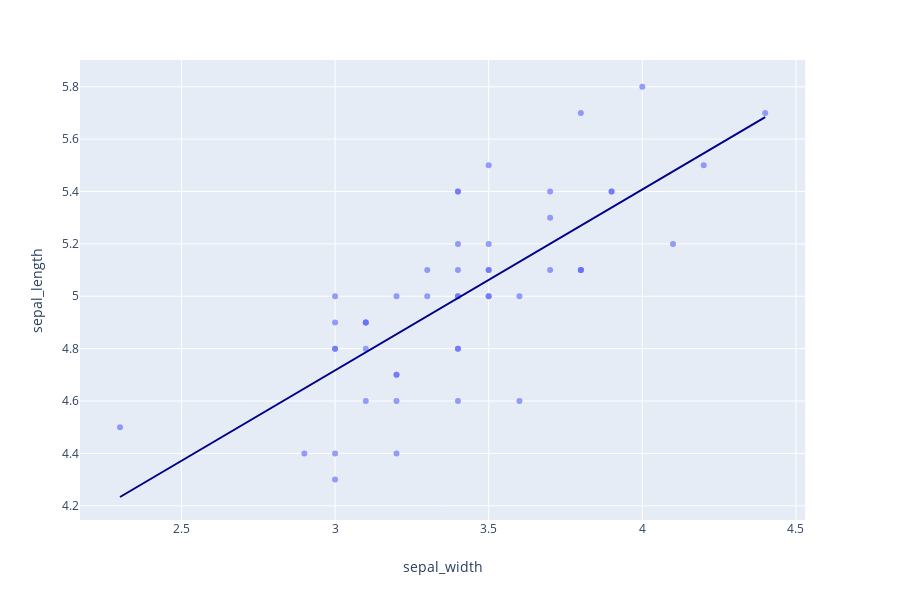

The code cell stored with this chart in its notebook:
### Code cell
import plotly.express as px


df = px.data.iris().iloc[0:50]
fig = px.scatter(
    df, x='sepal_width', y='sepal_length', opacity=0.65,
    trendline='ols', trendline_color_override='darkblue'
)
fig.show()

### Figure 1 — Plotly figure (JSON) as saved in the notebook; plotly's stock layout.template omitted (floating-point values rounded to 4 significant figures)
{"data": [{"hoverlabel": {"namelength": 0}, "hovertemplate": "sepal_width=%{x}<br>sepal_length=%{y}", "legendgroup": "", "marker": {"color": "#636efa", "opacity": 0.65, "symbol": "circle"}, "mode": "markers", "name": "", "showlegend": false, "type": "scatter", "x": [3.5, 3, 3.2, 3.1, 3.6, 3.9, 3.4, 3.4, 2.9, 3.1, 3.7, 3.4, 3, 3, 4, 4.4, 3.9, 3.5, 3.8, 3.8, 3.4, 3.7, 3.6, 3.3, 3.4, 3, 3.4, 3.5, 3.4, 3.2, 3.1, 3.4, 4.1, 4.2, 3.1, 3.2, 3.5, 3.1, 3, 3.4, 3.5, 2.3, 3.2, 3.5, 3.8, 3, 3.8, 3.2, 3.7, 3.3], "xaxis": "x", "y": [5.1, 4.9, 4.7, 4.6, 5, 5.4, 4.6, 5, 4.4, 4.9, 5.4, 4.8, 4.8, 4.3, 5.8, 5.7, 5.4, 5.1, 5.7, 5.1, 5.4, 5.1, 4.6, 5.1, 4.8, 5, 5, 5.2, 5.2, 4.7, 4.8, 5.4, 5.2, 5.5, 4.9, 5, 5.5, 4.9, 4.4, 5.1, 5, 4.5, 4.4, 5, 5.1, 4.8, 5.1, 4.6, 5.3, 5], "yaxis": "y"}, {"hoverlabel": {"namelength": 0}, "hovertemplate": "<b>OLS trendline</b><br>sepal_length = 0.690854 * sepal_width + 2.644660<br>R<sup>2</sup>=0.557681<br><br>sepal_width=%{x}<br>sepal_length=%{y} <b>(trend)</b>", "legendgroup": "", "line": {"color": "darkblue"}, "marker": {"color": "#636efa", "symbol": "circle"}, "mode": "lines", "name": "", "showlegend": false, "type": "scatter", "x": [2.3, 2.9, 3, 3, 3, 3, 3, 3, 3.1, 3.1, 3.1, 3.1, 3.1, 3.2, 3.2, 3.2, 3.2, 3.2, 3.3, 3.3, 3.4, 3.4, 3.4, 3.4, 3.4, 3.4, 3.4, 3.4, 3.4, 3.5, 3.5, 3.5, 3.5, 3.5, 3.5, 3.6, 3.6, 3.7, 3.7, 3.7, 3.8, 3.8, 3.8, 3.8, 3.9, 3.9, 4, 4.1, 4.2, 4.4], "xaxis": "x", "y": [4.234, 4.648, 4.717, 4.717, 4.717, 4.717, 4.717, 4.717, 4.786, 4.786, 4.786, 4.786, 4.786, 4.855, 4.855, 4.855, 4.855, 4.855, 4.924, 4.924, 4.994, 4.994, 4.994, 4.994, 4.994, 4.994, 4.994, 4.994, 4.994, 5.063, 5.063, 5.063, 5.063, 5.063, 5.063, 5.132, 5.132, 5.201, 5.201, 5.201, 5.27, 5.27, 5.27, 5.27, 5.339, 5.339, 5.408, 5.477, 5.546, 5.684], "yaxis": "y"}], "layout": {"height": 600, "legend": {"tracegroupgap": 0}, "margin": {"t": 60}, "xaxis": {"anchor": "y", "domain": [0, 0.98], "title": {"text": "sepal_width"}}, "yaxis": {"anchor": "x", "domain": [0, 1], "title": {"text": "sepal_length"}}}}
